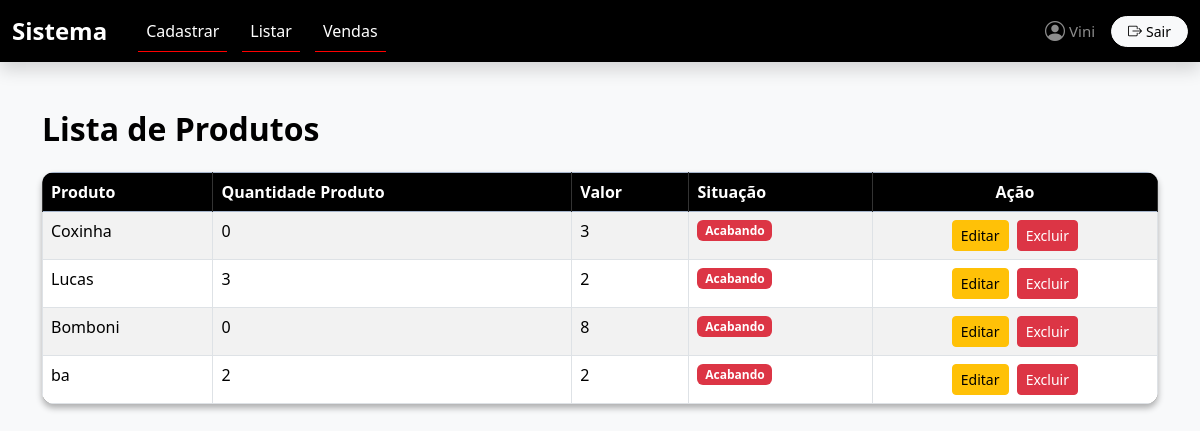
The app's page /jacare/jaca/index.php?pagina=listar (signed in) with its own data.
### tables this page shows
CREATE TABLE `estoque` (
  `id` int(11) NOT NULL,
  `produto` varchar(70) NOT NULL,
  `quantidadeProduto` int(11) NOT NULL,
  `valor` float NOT NULL
);

### jacare/jaca/Estoque/listar.php (the view, shortened to what this page needs)
<h2 class="fw-bold text-primary mb-4">Lista de Produtos</h2>
<?php
include('conexao.php');
$select = "SELECT * FROM estoque";
$result = $conn->query($select);
?>
<div class="table-container">
<table class="table table-hover table-striped table-bordered shadow-sm rounded">
    <thead class="table-primary">
        <th>Produto</th>
        <th>Quantidade Produto</th>
        <th>Valor</th>
        <th>Situação</th>
        <th class="text-center">Ação</th>
    </thead>
    <tbody>
        <?php
        if ($result->num_rows > 0) {
            while ($produto = $result->fetch_object()) {
                $situacao = $produto->quantidadeProduto <= 5 ? '<span class="badge bg-danger">Acabando</span>' : '<span class="badge bg-success">Disponível</span>';
                echo "<tr>
                            <td>$produto->produto</td>
                            <td>$produto->quantidadeProduto</td>
                            <td>$produto->valor</td>
                            <td>$situacao</td>";
                echo "
                        <td class='text-center'>
                            <a class='btn btn-warning btn-sm me-1' href='?pagina=editar&id=$produto->id'>Editar</a>
                            <button class='btn btn-danger btn-sm' data-bs-toggle='modal'
                                data-bs-target='#modalExcluir$produto->id'>Excluir</button>
                            <div class='modal fade' id='modalExcluir$produto->id' tabindex='-1'>
                                <div class='modal-dialog'>
                                    <div class='modal-content'>
                                        <div class='modal-header'>
                                            <h5 class='modal-title'>Confirmar Exclusão</h5>
                                            <button type='button' class='btn-close' data-bs-dismiss='modal'></button>
                                        </div>
                                        <div class='modal-body'>
                                            Deseja realmente excluir o produto <strong>$produto->produto</strong>?
                                        </div>
                                        <div class='modal-footer'>
                                            <button type='button' class='btn btn-secondary' data-bs-dismiss='modal'>Cancelar</button>
                                            <a href='estoque/apagar.php?id=$produto->id' class='btn btn-danger'>Excluir</a>
                                        </div>
                                    </div>
                                </div>
                            </div>
                        </td>
                    </tr>";
            }
        }
        ?>
    </tbody>
</table>
</div>

### jacare/jaca/index.php (shortened to what this page needs)
<?php
$usuario = $_SESSION['usuario'];
?>
<html lang="pt-br">
<head>
  <link href="https://cdn.jsdelivr.net/npm/bootstrap@5.3.3/dist/css/bootstrap.min.css" rel="stylesheet">
  <link rel="stylesheet" href="style/index.css">
</head>
<body class="bg-light">
  <nav class="navbar navbar-expand-lg navbar-dark bg-primary shadow">
    <div class="container-fluid">
      <a class="navbar-brand fw-bold" href="index.php">Sistema</a>
      <div class="collapse navbar-collapse" id="navbarScroll">
        <ul class="navbar-nav me-auto">
          <li class="nav-item"><a class="nav-link active" href="?pagina=cadastrar">Cadastrar</a></li>
          <li class="nav-item"><a class="nav-link active" href="?pagina=listar">Listar</a></li>
          <li class="nav-item"><a class="nav-link active" href="?pagina=vendas">Vendas</a></li>
        </ul>
        <ul class="navbar-nav align-items-center">
          <span class="navbar-text me-3 d-flex align-items-center" style="font-size: 15px;">
            <i class="bi bi-person-circle fs-5 me-1"></i>
            <?= $usuario ?>
          </span>
          <a class="btn btn-light btn-sm d-flex align-items-center px-3"
            style="border-radius: 20px; font-weight: 500;"
            href="?pagina=sair">
            <i class="bi bi-box-arrow-right me-1"></i> Sair
          </a>
        </ul>
      </div>
    </div>
  </nav>
  <link href="https://cdn.jsdelivr.net/npm/bootstrap-icons@1.11.3/font/bootstrap-icons.css" rel="stylesheet">
  <div class="container mt-5">
    <?php
    switch (@$_REQUEST['pagina']) {
      case 'listar':
        include('Estoque/listar.php');
        break;
    }
    ?>
  </div>
</body>
</html>

### jacare/jaca/style/index.css (style rules this page uses)
.navbar { background-color: #000000 !important; }
.navbar-nav .nav-link { color: white !important; font-weight: 500; margin-left: 15px; transition: 0.3s; }
.navbar-brand { font-size: 24px; font-weight: bold; color: white !important; }
.navbar-nav .nav-link.active { color: #ffffff !important; border-bottom: 1px solid #ff0000; }
.table-primary th { background-color: #000000 !important; color: white !important; border-color: #333333; }
.table-hover tbody tr { background-color: #1a1a1a !important; color: white !important; }
.table-hover tbody td { color: rgb(0, 0, 0) !important; }
.table-container { overflow: hidden; border-radius: 12px; box-shadow: 0 4px 6px rgba(0, 0, 0, 0.3); }
.table-container .table { margin-bottom: 0; }
h2.fw-bold.text-primary { color: #000000 !important; }

### records on screen
estoque: produto "Coxinha", quantidadeProduto "0", valor "3", shows "Acabando"
estoque: produto "Lucas", quantidadeProduto "3", valor "2", shows "Acabando"
estoque: produto "Bomboni", quantidadeProduto "0", valor "8", shows "Acabando"
estoque: produto "ba", quantidadeProduto "2", valor "2", shows "Acabando"

### other values on screen
$usuario "Vini"
